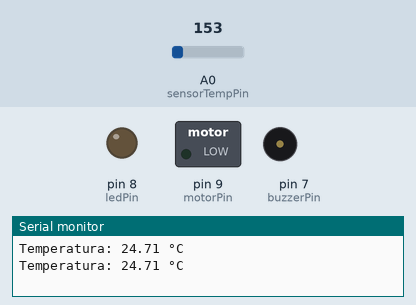
The sketch below on a simulated Arduino Uno, built with avr-gcc and run on an emulated ATmega328P. On the bench: switched loads named in the sketch (green lamp = pin HIGH), output pins drawn as LEDs (lit = HIGH), buzzer (waves = sounding, pin HIGH), the last lines printed to the serial monitor. The inputs (shaded band) are chosen by the test bench; at power-on: A0 (sensorTempPin) = 153.

Above: at 1.8 s.
1.9 s: A0 (sensorTempPin) set to 178
At 2.6 s:
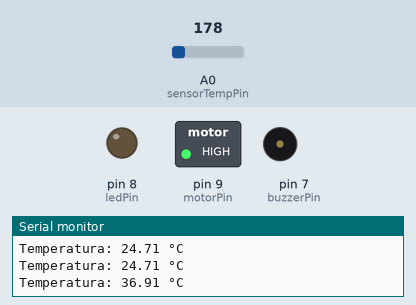
3.5 s: A0 (sensorTempPin) set to 223
At 5.2 s:
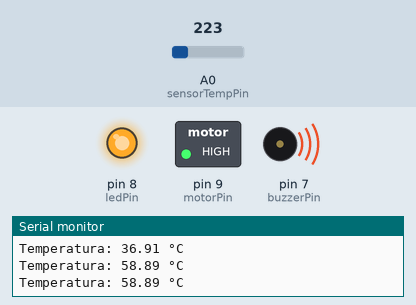
5.5 s: A0 (sensorTempPin) set to 191
At 7.0 s:
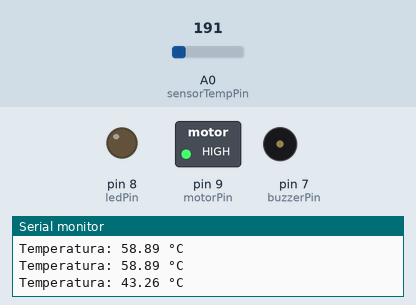
7.5 s: A0 (sensorTempPin) set to 221
At 8.5 s:
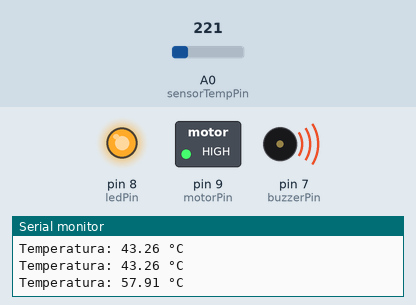
Timing chart, 0 to 10.5 s (numbered marks = the images above; inputs shaded):
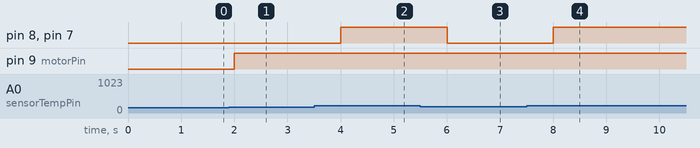

The sketch:

fantabulous_sango1.ino
```cpp
// Definindo os pinos
const int sensorTempPin = A0;   // Sensor de temperatura no pino analógico A0
const int motorPin = 9;         // Motor de ventilador no pino digital 9
const int ledPin = 8;           // LED vermelho no pino digital 8
const int buzzerPin = 7;        // Buzina no pino digital 7

void setup() {
  pinMode(motorPin, OUTPUT);    // Definir o pino do motor como saída
  pinMode(ledPin, OUTPUT);      // Definir o pino do LED como saída
  pinMode(buzzerPin, OUTPUT);   // Definir o pino da buzina como saída
  Serial.begin(9600);           // Inicializar a comunicação serial para monitoramento
}

void loop() {
  int valorLido = analogRead(sensorTempPin);            // Leitura do sensor de temperatura
  float voltagem = (valorLido / 1024.0) * 5.0;          // Converter o valor lido para voltagem
  float temperaturaC = (voltagem - 0.5) * 100;          // Converter voltagem para temperatura em °C

  Serial.print("Temperatura: ");
  Serial.print(temperaturaC);
  Serial.println(" °C");

  if (temperaturaC >= 30) {
    digitalWrite(motorPin, HIGH);                       // Aciona o motor se a temperatura for >= 30 °C
  } else {
    digitalWrite(motorPin, LOW);                        // Desliga o motor se a temperatura for < 30 °C
  }

  if (temperaturaC > 50) {
    digitalWrite(ledPin, HIGH);                         // Aciona o LED e a buzina se a temperatura for > 50 °C
    digitalWrite(buzzerPin, HIGH);
  } else {
    digitalWrite(ledPin, LOW);                          // Desliga o LED e a buzina se a temperatura for <= 50 °C
    digitalWrite(buzzerPin, LOW);
  }

  delay(1000);  // Delay de 1 segundo entre as leituras
}
```

Measured:
- the behaviour switches between 163 and 164 on A0 (sensorTempPin) (found by bisection; images 0 and 1)
- the behaviour switches between 204 and 205 on A0 (sensorTempPin) (found by bisection; images 1 and 2)
- after the input at 1.9 s, pin 9 (motorPin): LOW → HIGH after 0.10 s
- after the input at 3.5 s, pin 8 (ledPin), pin 7 (buzzerPin): LOW → HIGH after 0.50 s
- after the input at 5.5 s, pin 8 (ledPin), pin 7 (buzzerPin): HIGH → LOW after 0.51 s
- after the input at 7.5 s, pin 8 (ledPin), pin 7 (buzzerPin): LOW → HIGH after 0.51 s
